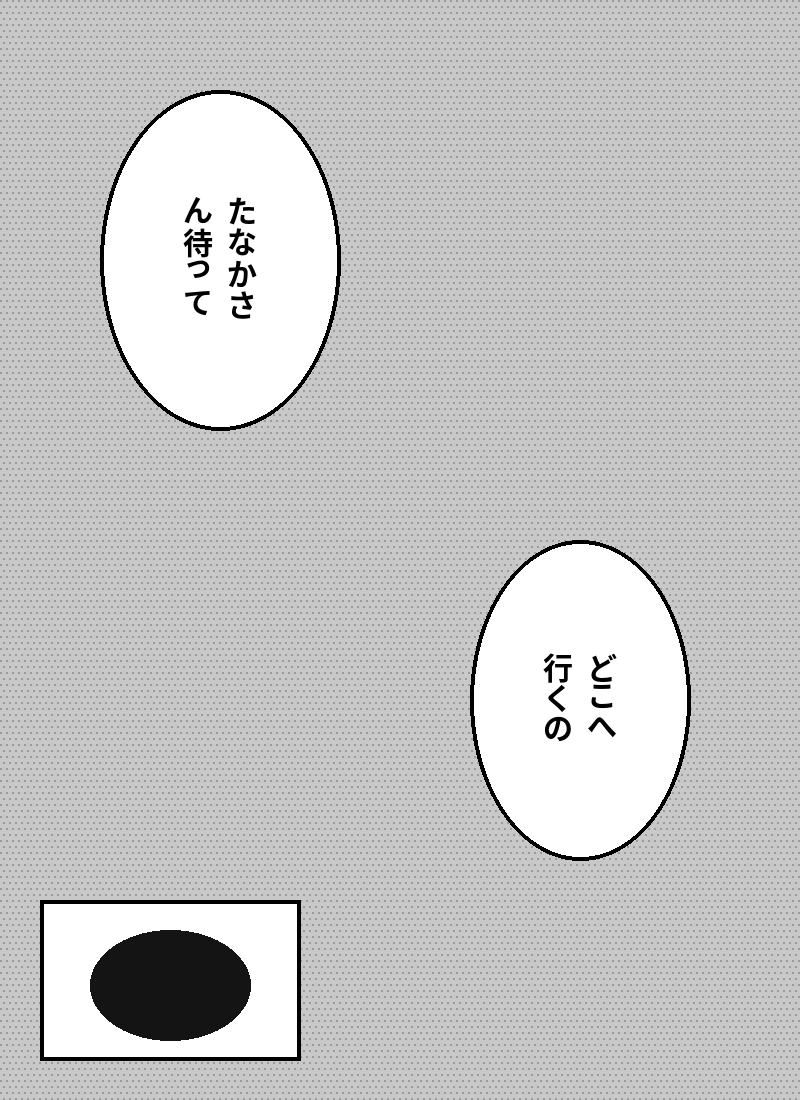
#> input picture packages/studio/src/assets/sample-page.png, 800 x 1100 px
$ python -i detection.py   (imports and definitions only)
#> lines starting #> are read from the running program, lines starting #| are printed output that depends on the picture; after the words box and inside, x2 and y2 are one past the last pixel; in counts of white or black regions, pixels touching at a corner belong together
#> further down, picture is the input picture: shape (1100, 800, 3); min 0, max 255, mean 198.3
"""Text and speech-bubble detection.

ClassicDetector is a classical computer-vision detector (no weights needed):
closed light regions with dark glyph-like holes are speech bubbles; the holes are the text.
Vision detection (an LLM with image input) is used when the classic detector finds nothing
or when the user selects it. Other detectors (e.g. an ONNX text detector) plug in through
the same Detector protocol.
"""
from __future__ import annotations

from dataclasses import dataclass, field
from typing import Protocol

import cv2
import numpy as np

from .imaging import overlap_small, processing_windows


@dataclass
class RawBlock:
    bbox: tuple[int, int, int, int]
    """Tight text box in page pixels."""
    region: tuple[int, int, int, int]
    """Box the masks below are relative to."""
    text_mask: np.ndarray
    """uint8 mask of text pixels inside `region`."""
    interior: np.ndarray | None = None
    """uint8 mask of the bubble interior inside `region` (None = no closed bubble)."""
    bubble_box: tuple[int, int, int, int] | None = None
    fill: tuple[int, int, int] = (255, 255, 255)
    shape: str = "rect"
    text: str = ""
    translation: str | None = None
    text_type: str = "DIALOGUE"
    vertical: bool = False
    confidence: float = 0.8
    source: str = "classic"
    extra: dict = field(default_factory=dict)


class Detector(Protocol):
    name: str

    def detect(self, rgb: np.ndarray) -> list[RawBlock]: ...


def _fill_holes(comp: np.ndarray) -> np.ndarray:
    """Fill enclosed background areas of a binary mask."""
    h, w = comp.shape
    padded = np.zeros((h + 2, w + 2), np.uint8)
    padded[1:-1, 1:-1] = comp
    inv = (1 - padded).astype(np.uint8)
    ff_mask = np.zeros((h + 4, w + 4), np.uint8)
    cv2.floodFill(inv, ff_mask, (0, 0), 2)
    holes = (inv == 1)[1:-1, 1:-1]
    return (comp.astype(bool) | holes).astype(np.uint8)


def _median_color(rgb: np.ndarray, mask: np.ndarray) -> tuple[int, int, int]:
    px = rgb[mask.astype(bool)]
    if len(px) == 0:
        return (255, 255, 255)
    if len(px) > 20000:
        px = px[:: len(px) // 20000 + 1]
    med = np.median(px, axis=0)
    return int(med[0]), int(med[1]), int(med[2])


class ClassicDetector:
    name = "classic"

    def __init__(self, white_threshold: int = 215, min_area_ratio: float = 0.0012, max_area_ratio: float = 0.4):
        self.white_threshold = white_threshold
        self.min_area_ratio = min_area_ratio
        self.max_area_ratio = max_area_ratio

    def detect_window(self, rgb: np.ndarray, y_offset: int = 0) -> list[RawBlock]:
#> called with y_offset = 0
        gray = cv2.cvtColor(rgb, cv2.COLOR_RGB2GRAY)
        H, W = gray.shape
#> H = 1100; W = 800
        white = (gray >= self.white_threshold).astype(np.uint8)
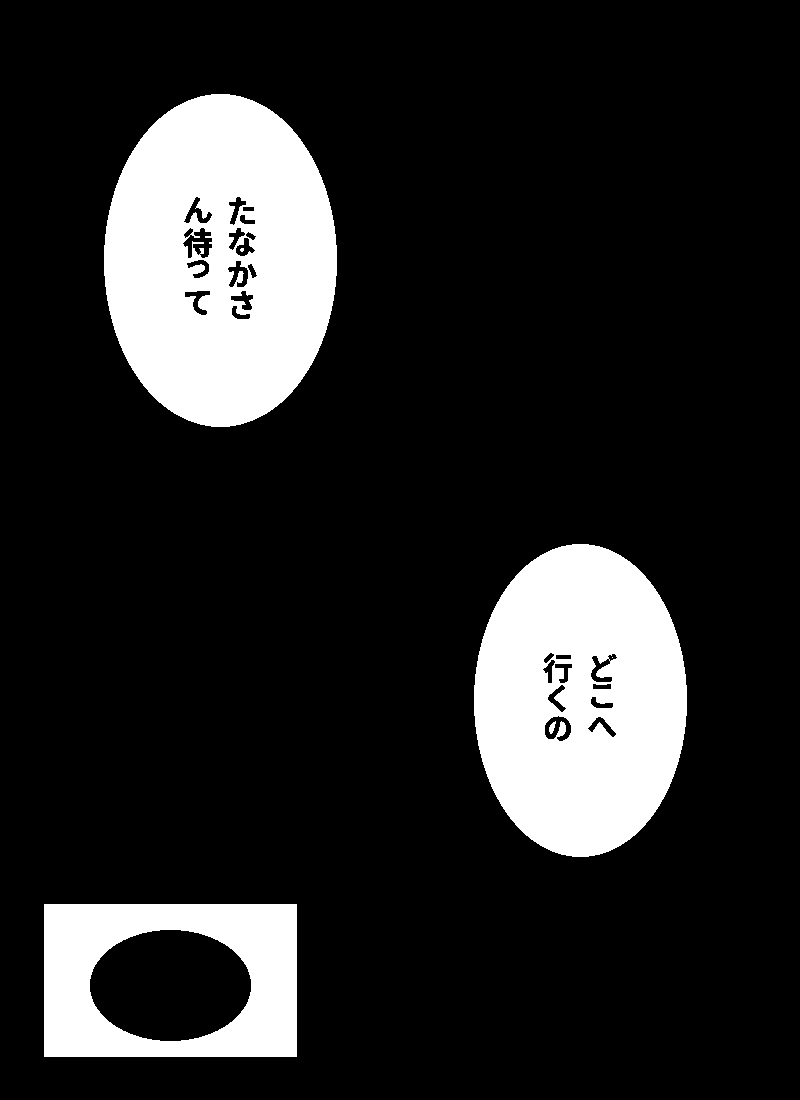
#> white: shape (1100, 800); values 0 (black) and 1 (white), 15.2% white; 6 white regions (2 under 20 px), largest, box (x1, y1, x2, y2) and area: (104, 94, 337, 427) 58515, (474, 544, 687, 857) 50800, (44, 904, 297, 1057) 24686, (549, 721, 556, 734) 52
        n, labels, stats, _ = cv2.connectedComponentsWithStats(white, connectivity=4)
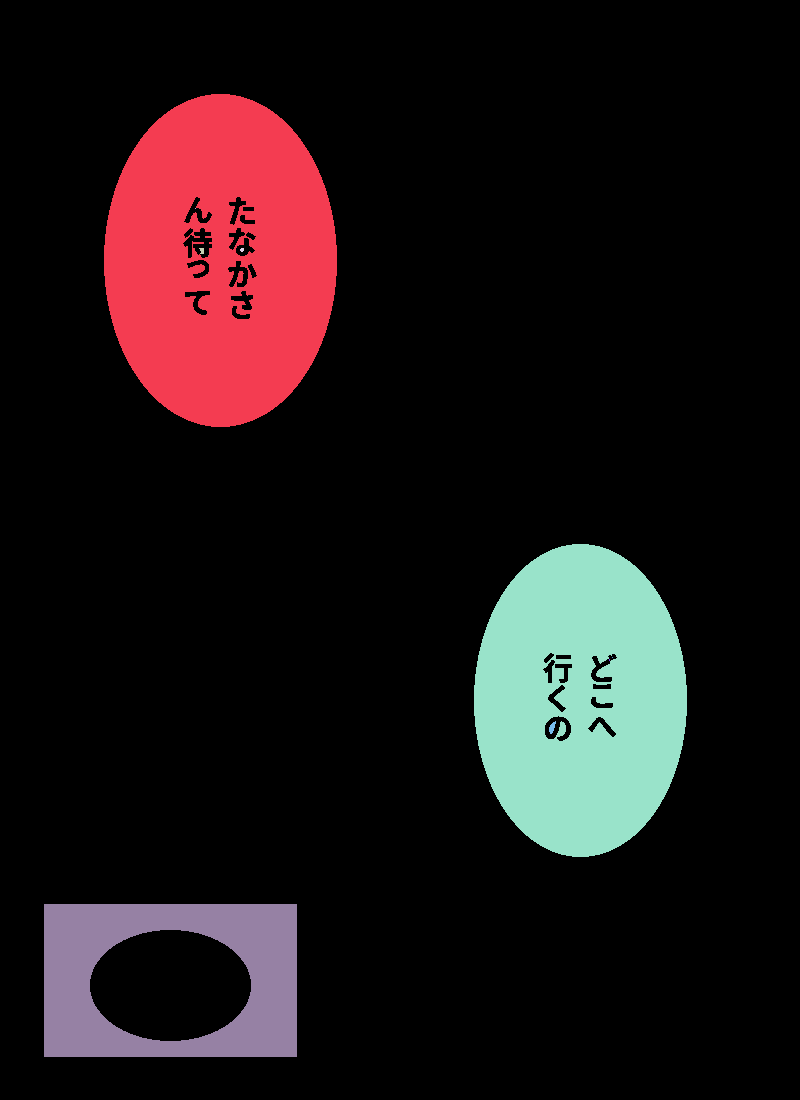
#> labels: shape (1100, 800) int32; 10 distinct labels, from 0 to 9; one colour per label, 0 black
#> n = 10; stats = [[0, 0, 800, 1100, 745933], [104, 94, 233, 333, 58491], [195, 208, 1, 1, 1], [199, 248, 5, 6, 23], [240, 248, 4, 4, 13], [474, 544, 213, 313, 50798], [612, 657, 1, 1, 1], [609, 659, 1, 2, 2], [549, 721, 7, 13, 52], [44, 904, 253, 153, 24686]]
        page_area = H * W
#> page_area = 880000
        out: list[RawBlock] = []
        for i in range(1, n):
            x, y, w, h, area = (int(v) for v in stats[i])
            if area < max(500, page_area * self.min_area_ratio) or area > page_area * self.max_area_ratio:
                continue
            if w < 24 or h < 24:
                continue
            comp = (labels[y : y + h, x : x + w] == i).astype(np.uint8)
            filled = _fill_holes(comp)
            filled_area = int(filled.sum())
            holes = (filled.astype(bool) & ~comp.astype(bool)).astype(np.uint8)
            hole_area = int(holes.sum())
            ratio = hole_area / max(1, filled_area)
            if ratio < 0.006 or ratio > 0.45:
                continue
            contours, _ = cv2.findContours(filled, cv2.RETR_EXTERNAL, cv2.CHAIN_APPROX_SIMPLE)
            if not contours:
                continue
            hull_area = cv2.contourArea(cv2.convexHull(max(contours, key=cv2.contourArea)))
            if hull_area <= 0 or filled_area / hull_area < 0.82:
                continue
            interior = cv2.erode(filled, np.ones((5, 5), np.uint8), iterations=1)
            text = (holes.astype(bool) & interior.astype(bool)).astype(np.uint8)
            if int(text.sum()) < 25:
                continue
            ncc, cc_labels, cc_stats, _ = cv2.connectedComponentsWithStats(text, connectivity=8)
            glyphs = [s for s in cc_stats[1:] if s[4] >= 3]
            if len(glyphs) < 2:
                continue
            largest = max(int(s[4]) for s in glyphs)
            if largest > filled_area * 0.2:
                continue  # one big dark shape: art, not lettering
            # Text must be darker than the bubble.
            text_gray = gray[y : y + h, x : x + w][text.astype(bool)]
            if float(np.mean(text_gray)) > 150:
                continue
            tx, ty, tw, th = cv2.boundingRect(text)
            if tw * th > filled_area * 0.9:
                continue
            fill = _median_color(rgb[y : y + h, x : x + w], comp)
            fill_ratio = filled_area / max(1, w * h)
            vertical = is_vertical_layout(text, glyphs)
            out.append(
                RawBlock(
                    bbox=(x + tx, y + ty + y_offset, tw, th),
                    region=(x, y + y_offset, w, h),
                    text_mask=text,
                    interior=filled,
                    bubble_box=(x, y + y_offset, w, h),
                    fill=fill,
                    shape="ellipse" if fill_ratio < 0.86 else "rect",
                    text_type="DIALOGUE" if fill_ratio < 0.86 else "NARRATION",
                    vertical=bool(vertical),
                    confidence=0.85,
                    source="classic",
                    extra={"glyphs": len(glyphs)},
                )
            )
#> this loop made 9 passes
#> (x, y, area, filled_area, hole_area, ratio) on passes 1, 5: (104, 94, 58491, 60985, 2494, 0.0409), (474, 544, 50798, 52409, 1611, 0.0307)
#> pass 1, in detect_window, `comp = (labels[y : y + h, x : x + w] == i).astype(np.uint8)`:
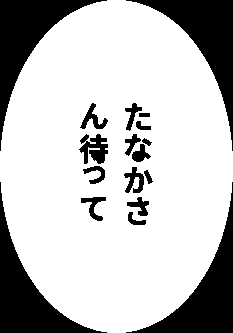
#> comp: shape (333, 233); values 0 (black) and 1 (white), 75.4% white; 18 black regions, largest, box (x1, y1, x2, y2) and area: (0, 0, 107, 151) 4151, (126, 0, 233, 151) 4151, (0, 182, 107, 333) 4151
#> pass 1, in _fill_holes, `inv = (1 - padded).astype(np.uint8)`:
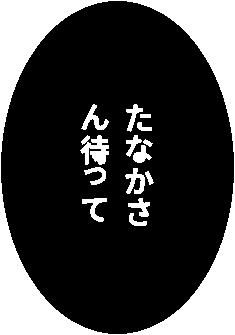
#> inv: shape (335, 235); values 0 (black) and 1 (white), 25.7% white; 15 white regions, largest, box (x1, y1, x2, y2) and area: (0, 0, 235, 335) 17740, (80, 135, 109, 165) 523, (125, 168, 145, 194) 271
#> pass 1, in _fill_holes, `holes = (inv == 1)[1:-1, 1:-1]`:
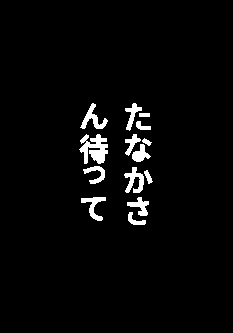
#> holes: shape (333, 233) bool; 3.2% white; 14 white regions, largest, box (x1, y1, x2, y2) and area: (79, 134, 108, 164) 523, (124, 167, 144, 193) 271, (80, 103, 108, 129) 260
#> pass 1, in detect_window, `filled = _fill_holes(comp)`:
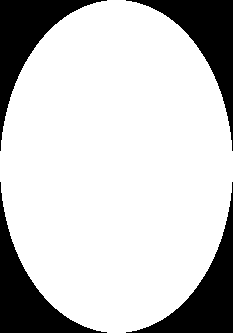
#> filled: shape (333, 233); values 0 (black) and 1 (white), 78.6% white; 4 black regions, box (x1, y1, x2, y2) and area: (0, 0, 107, 151) 4151, (126, 0, 233, 151) 4151, (0, 182, 107, 333) 4151, (126, 182, 233, 333) 4151
#> after the loop:
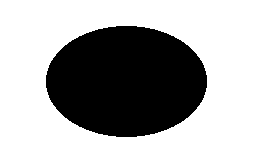
#> comp: shape (153, 253); values 0 (black) and 1 (white), 63.8% white; 1 black region, box (x1, y1, x2, y2) and area: (46, 26, 207, 137) 14023
#> after the loop: filled: shape (153, 253); every value is 1
#> after the loop, out = 2 items
        return out

    # [69 lines left out: functions detect, analyze_box, not called in this run]


def is_vertical_layout(text_mask: np.ndarray, glyphs) -> bool:
    """Vertical CJK text: smearing the glyphs along columns gives fewer pieces than smearing
    them along rows (each column merges into one piece; rows stay separate)."""
    if len(glyphs) < 2:
        h, w = text_mask.shape
        return h > w * 1.5
    size = float(np.percentile([max(int(g[2]), int(g[3])) for g in glyphs], 75))
    k = max(3, int(size * 0.8))
    tall = cv2.dilate(text_mask, np.ones((k, 1), np.uint8))
    wide = cv2.dilate(text_mask, np.ones((1, k), np.uint8))
    n_cols = cv2.connectedComponents(tall, connectivity=8)[0] - 1
    n_rows = cv2.connectedComponents(wide, connectivity=8)[0] - 1
    if n_cols == n_rows:
        ys, xs = np.nonzero(text_mask)
        return (ys.max() - ys.min()) > (xs.max() - xs.min()) * 1.2 if len(xs) else False
    return n_cols < n_rows


# [19 lines left out: function sort_reading_order, not called in this run]

>>> import cv2
>>> picture = cv2.cvtColor(cv2.imread('../../packages/studio/src/assets/sample-page.png'), cv2.COLOR_BGR2RGB)
>>> result = ClassicDetector().detect_window(picture)
#> result = 2 items
